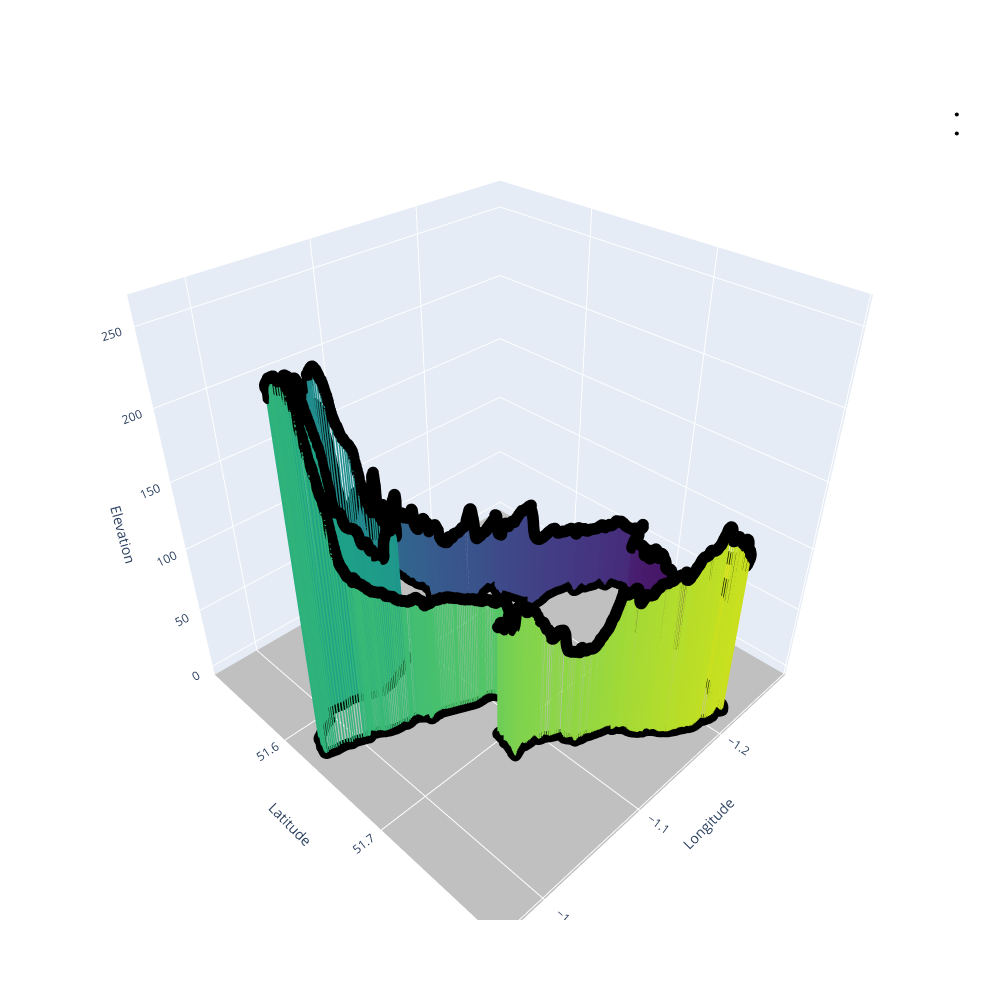

This figure's notebook cell:
### Code cell
#plot_gpx('oxloop.gpx', color_choice='viridis', resolution='good', point_size=4, line_width=3)
